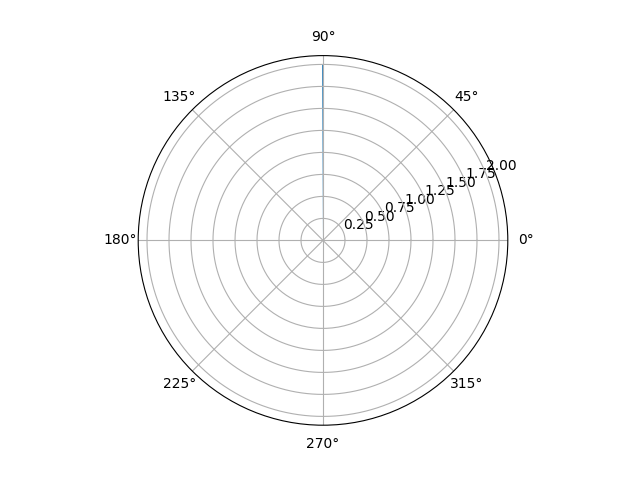

Write Python code to recreate this figure.
# z1 = 1.0*exp(30(deg)j)
# z2 = 2.0*exp(60(deg)j)
# plot for z1 * z2
# z_mul = z1 * z2 = 4.4408920985e-16+2j
#   abs(z_mul) = 2.0
# phase(z_mul) = 1.5707963267948963

from matplotlib.pyplot import figure, show
from math import pi

fig = figure()

ax = fig.add_subplot(111, polar = True)

theta = 1.5707963267948963

r = 2.0
ax.bar(theta, r, width = 0.01)

show()
